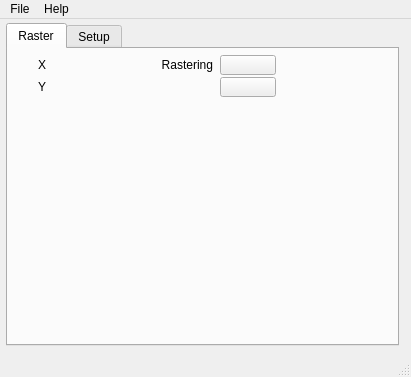
<?xml version="1.0" encoding="UTF-8"?>
<ui version="4.0">
 <class>MainWindow</class>
 <widget class="QMainWindow" name="MainWindow">
  <property name="geometry">
   <rect>
    <x>0</x>
    <y>0</y>
    <width>411</width>
    <height>377</height>
   </rect>
  </property>
  <property name="windowTitle">
   <string>MainWindow</string>
  </property>
  <widget class="QWidget" name="centralwidget">
   <widget class="QTabWidget" name="tabWidget">
    <property name="geometry">
     <rect>
      <x>6</x>
      <y>4</y>
      <width>393</width>
      <height>323</height>
     </rect>
    </property>
    <property name="currentIndex">
     <number>0</number>
    </property>
    <widget class="QWidget" name="tab">
     <attribute name="title">
      <string>Raster</string>
     </attribute>
     <widget class="QLabel" name="label_3">
      <property name="geometry">
       <rect>
        <x>142</x>
        <y>6</y>
        <width>63</width>
        <height>20</height>
       </rect>
      </property>
      <property name="text">
       <string>Rastering</string>
      </property>
      <property name="alignment">
       <set>Qt::AlignRight|Qt::AlignTrailing|Qt::AlignVCenter</set>
      </property>
     </widget>
     <widget class="CAButton" name="cabutton_2">
      <property name="geometry">
       <rect>
        <x>212</x>
        <y>28</y>
        <width>56</width>
        <height>20</height>
       </rect>
      </property>
      <property name="onText">
       <string>1</string>
      </property>
      <property name="offText">
       <string>0</string>
      </property>
      <property name="onLabel">
       <string>Reset</string>
      </property>
      <property name="offLabel">
       <string>Reset</string>
      </property>
      <property name="variable" stdset="0">
       <string>$(P):BO:RESET.RVAL</string>
      </property>
      <property name="variableSubstitutions" stdset="0">
       <string>P=CHA:XYM</string>
      </property>
      <property name="subscribe">
       <bool>true</bool>
      </property>
      <property name="literalLabel">
       <bool>true</bool>
      </property>
     </widget>
     <widget class="CAXYPlot" name="caxyplot">
      <property name="geometry">
       <rect>
        <x>12</x>
        <y>70</y>
        <width>200</width>
        <height>200</height>
       </rect>
      </property>
      <property name="frameShadow">
       <bool>false</bool>
      </property>
      <property name="autoScaleX">
       <bool>false</bool>
      </property>
      <property name="axisEnableX">
       <bool>true</bool>
      </property>
      <property name="gridEnableMajorX" stdset="0">
       <bool>true</bool>
      </property>
      <property name="gridEnableMinorX" stdset="0">
       <bool>true</bool>
      </property>
      <property name="xMin">
       <double>0.000000000000000</double>
      </property>
      <property name="xMax">
       <double>30.000000000000000</double>
      </property>
      <property name="nTicksMajorX">
       <number>3</number>
      </property>
      <property name="autoScaleY">
       <bool>false</bool>
      </property>
      <property name="gridEnableMajorY" stdset="0">
       <bool>true</bool>
      </property>
      <property name="gridEnableMinorY" stdset="0">
       <bool>true</bool>
      </property>
      <property name="yMin">
       <double>0.000000000000000</double>
      </property>
      <property name="yMax">
       <double>30.000000000000000</double>
      </property>
      <property name="nTicksMajorY">
       <number>3</number>
      </property>
      <property name="gridMajorColor" stdset="0">
       <color>
        <red>210</red>
        <green>210</green>
        <blue>215</blue>
       </color>
      </property>
      <property name="gridMinorColor" stdset="0">
       <color>
        <red>210</red>
        <green>210</green>
        <blue>215</blue>
       </color>
      </property>
      <property name="traceColor">
       <color>
        <red>255</red>
        <green>0</green>
        <blue>0</blue>
       </color>
      </property>
      <property name="traceStyle" stdset="0">
       <enum>XYPlot::Dots</enum>
      </property>
      <property name="pointStyle">
       <enum>XYPlot::Ellipse</enum>
      </property>
      <property name="XVariable" stdset="0">
       <string>$(P):AI:X:POS</string>
      </property>
      <property name="YVariable" stdset="0">
       <string>$(P):AI:Y:POS</string>
      </property>
      <property name="variableSubstitutions" stdset="0">
       <string>P=CHA:XYM</string>
      </property>
      <property name="displayAlarmState">
       <bool>false</bool>
      </property>
      <property name="refreshOnXandY" stdset="0">
       <bool>false</bool>
      </property>
      <property name="waveform" stdset="0">
       <bool>false</bool>
      </property>
     </widget>
     <widget class="CAButton" name="cabutton">
      <property name="geometry">
       <rect>
        <x>212</x>
        <y>6</y>
        <width>56</width>
        <height>20</height>
       </rect>
      </property>
      <property name="checkable">
       <bool>true</bool>
      </property>
      <property name="writeOnPress" stdset="0">
       <bool>false</bool>
      </property>
      <property name="writeOnClick" stdset="0">
       <bool>true</bool>
      </property>
      <property name="onText">
       <string>ON</string>
      </property>
      <property name="offText">
       <string>OFF</string>
      </property>
      <property name="variable" stdset="0">
       <string>$(P):BO:START</string>
      </property>
      <property name="variableSubstitutions" stdset="0">
       <string>P=CHA:XYM</string>
      </property>
      <property name="subscribe">
       <bool>true</bool>
      </property>
      <property name="literalLabel">
       <bool>false</bool>
      </property>
     </widget>
     <widget class="QLabel" name="label">
      <property name="geometry">
       <rect>
        <x>22</x>
        <y>8</y>
        <width>16</width>
        <height>16</height>
       </rect>
      </property>
      <property name="text">
       <string>X</string>
      </property>
      <property name="alignment">
       <set>Qt::AlignRight|Qt::AlignTrailing|Qt::AlignVCenter</set>
      </property>
     </widget>
     <widget class="QELabel" name="qelabel_2">
      <property name="geometry">
       <rect>
        <x>40</x>
        <y>30</y>
        <width>81</width>
        <height>16</height>
       </rect>
      </property>
      <property name="variable" stdset="0">
       <string>$(P):AI:Y:POS</string>
      </property>
      <property name="variableSubstitutions" stdset="0">
       <string>P=CHA:XYM</string>
      </property>
      <property name="displayAlarmStateOption" stdset="0">
       <enum>QELabel::WhenInAlarm</enum>
      </property>
     </widget>
     <widget class="QELabel" name="qelabel">
      <property name="geometry">
       <rect>
        <x>40</x>
        <y>8</y>
        <width>81</width>
        <height>16</height>
       </rect>
      </property>
      <property name="variable" stdset="0">
       <string>$(P):AI:X:POS</string>
      </property>
      <property name="variableSubstitutions" stdset="0">
       <string>P=CHA:XYM</string>
      </property>
      <property name="displayAlarmStateOption" stdset="0">
       <enum>QELabel::WhenInAlarm</enum>
      </property>
     </widget>
     <widget class="QLabel" name="label_2">
      <property name="geometry">
       <rect>
        <x>22</x>
        <y>30</y>
        <width>16</width>
        <height>16</height>
       </rect>
      </property>
      <property name="text">
       <string>Y</string>
      </property>
      <property name="alignment">
       <set>Qt::AlignRight|Qt::AlignTrailing|Qt::AlignVCenter</set>
      </property>
     </widget>
    </widget>
    <widget class="QWidget" name="tab_2">
     <attribute name="title">
      <string>Setup</string>
     </attribute>
     <widget class="QGroupBox" name="groupBox">
      <property name="geometry">
       <rect>
        <x>10</x>
        <y>8</y>
        <width>373</width>
        <height>121</height>
       </rect>
      </property>
      <property name="title">
       <string>X Axis</string>
      </property>
      <widget class="QELabel" name="qelabel_3">
       <property name="geometry">
        <rect>
         <x>14</x>
         <y>26</y>
         <width>119</width>
         <height>20</height>
        </rect>
       </property>
       <property name="alignment">
        <set>Qt::AlignRight|Qt::AlignTrailing|Qt::AlignVCenter</set>
       </property>
       <property name="variable" stdset="0">
        <string>$(P):AO:X0.DESC</string>
       </property>
       <property name="variableSubstitutions" stdset="0">
        <string>P=CHA:XYM</string>
       </property>
       <property name="displayAlarmStateOption" stdset="0">
        <enum>QELabel::Never</enum>
       </property>
      </widget>
      <widget class="QELineEdit" name="qelineedit">
       <property name="geometry">
        <rect>
         <x>140</x>
         <y>26</y>
         <width>51</width>
         <height>20</height>
        </rect>
       </property>
       <property name="variable" stdset="0">
        <string>$(P):AO:X0</string>
       </property>
       <property name="variableSubstitutions" stdset="0">
        <string>P=CHA:XYM</string>
       </property>
       <property name="displayAlarmStateOption" stdset="0">
        <enum>QEGenericEdit::Never</enum>
       </property>
      </widget>
      <widget class="QELabel" name="qelabel_4">
       <property name="geometry">
        <rect>
         <x>14</x>
         <y>50</y>
         <width>119</width>
         <height>20</height>
        </rect>
       </property>
       <property name="alignment">
        <set>Qt::AlignRight|Qt::AlignTrailing|Qt::AlignVCenter</set>
       </property>
       <property name="variable" stdset="0">
        <string>$(P):AO:X1.DESC</string>
       </property>
       <property name="variableSubstitutions" stdset="0">
        <string>P=CHA:XYM</string>
       </property>
       <property name="displayAlarmStateOption" stdset="0">
        <enum>QELabel::Never</enum>
       </property>
      </widget>
      <widget class="QELineEdit" name="qelineedit_2">
       <property name="geometry">
        <rect>
         <x>140</x>
         <y>50</y>
         <width>51</width>
         <height>20</height>
        </rect>
       </property>
       <property name="variable" stdset="0">
        <string>$(P):AO:X1</string>
       </property>
       <property name="variableSubstitutions" stdset="0">
        <string>P=CHA:XYM</string>
       </property>
       <property name="displayAlarmStateOption" stdset="0">
        <enum>QEGenericEdit::Never</enum>
       </property>
      </widget>
      <widget class="QELabel" name="qelabel_5">
       <property name="geometry">
        <rect>
         <x>14</x>
         <y>74</y>
         <width>119</width>
         <height>20</height>
        </rect>
       </property>
       <property name="alignment">
        <set>Qt::AlignRight|Qt::AlignTrailing|Qt::AlignVCenter</set>
       </property>
       <property name="variable" stdset="0">
        <string>$(P):LI:X:VELO.DESC</string>
       </property>
       <property name="variableSubstitutions" stdset="0">
        <string>P=CHA:XYM</string>
       </property>
       <property name="displayAlarmStateOption" stdset="0">
        <enum>QELabel::Never</enum>
       </property>
      </widget>
      <widget class="QELineEdit" name="qelineedit_3">
       <property name="geometry">
        <rect>
         <x>140</x>
         <y>74</y>
         <width>51</width>
         <height>20</height>
        </rect>
       </property>
       <property name="variable" stdset="0">
        <string>$(P):LO:X:VELO</string>
       </property>
       <property name="variableSubstitutions" stdset="0">
        <string>P=CHA:XYM</string>
       </property>
       <property name="displayAlarmStateOption" stdset="0">
        <enum>QEGenericEdit::Never</enum>
       </property>
      </widget>
      <widget class="QELineEdit" name="qelineedit_4">
       <property name="geometry">
        <rect>
         <x>280</x>
         <y>26</y>
         <width>51</width>
         <height>20</height>
        </rect>
       </property>
       <property name="variable" stdset="0">
        <string>$(P):AO:X:SET</string>
       </property>
       <property name="variableSubstitutions" stdset="0">
        <string>P=CHA:XYM</string>
       </property>
       <property name="displayAlarmStateOption" stdset="0">
        <enum>QEGenericEdit::Never</enum>
       </property>
      </widget>
      <widget class="QELabel" name="qelabel_6">
       <property name="geometry">
        <rect>
         <x>196</x>
         <y>26</y>
         <width>80</width>
         <height>20</height>
        </rect>
       </property>
       <property name="alignment">
        <set>Qt::AlignRight|Qt::AlignTrailing|Qt::AlignVCenter</set>
       </property>
       <property name="variable" stdset="0">
        <string>$(P):AI:X:SET.DESC</string>
       </property>
       <property name="variableSubstitutions" stdset="0">
        <string>P=CHA:XYM</string>
       </property>
       <property name="displayAlarmStateOption" stdset="0">
        <enum>QELabel::Never</enum>
       </property>
      </widget>
      <widget class="QELabel" name="qelabel_7">
       <property name="geometry">
        <rect>
         <x>196</x>
         <y>50</y>
         <width>80</width>
         <height>20</height>
        </rect>
       </property>
       <property name="alignment">
        <set>Qt::AlignRight|Qt::AlignTrailing|Qt::AlignVCenter</set>
       </property>
       <property name="variable" stdset="0">
        <string>$(P):LI:X:SBYTE.DESC</string>
       </property>
       <property name="variableSubstitutions" stdset="0">
        <string>P=CHA:XYM</string>
       </property>
       <property name="displayAlarmStateOption" stdset="0">
        <enum>QELabel::Never</enum>
       </property>
      </widget>
      <widget class="QELabel" name="qelabel_8">
       <property name="geometry">
        <rect>
         <x>196</x>
         <y>74</y>
         <width>80</width>
         <height>20</height>
        </rect>
       </property>
       <property name="alignment">
        <set>Qt::AlignRight|Qt::AlignTrailing|Qt::AlignVCenter</set>
       </property>
       <property name="variable" stdset="0">
        <string>$(P):LI:X:SWORD.DESC</string>
       </property>
       <property name="variableSubstitutions" stdset="0">
        <string>P=CHA:XYM</string>
       </property>
       <property name="displayAlarmStateOption" stdset="0">
        <enum>QELabel::Never</enum>
       </property>
      </widget>
      <widget class="QELabel" name="qelabel_9">
       <property name="geometry">
        <rect>
         <x>280</x>
         <y>50</y>
         <width>26</width>
         <height>20</height>
        </rect>
       </property>
       <property name="variable" stdset="0">
        <string>$(P):LI:X:SBYTE</string>
       </property>
       <property name="variableSubstitutions" stdset="0">
        <string>P=CHA:XYM</string>
       </property>
       <property name="displayAlarmStateOption" stdset="0">
        <enum>QELabel::WhenInAlarm</enum>
       </property>
       <property name="radix">
        <UInt>16</UInt>
       </property>
      </widget>
      <widget class="QELabel" name="qelabel_10">
       <property name="geometry">
        <rect>
         <x>280</x>
         <y>74</y>
         <width>26</width>
         <height>20</height>
        </rect>
       </property>
       <property name="variable" stdset="0">
        <string>$(P):LI:X:SWORD</string>
       </property>
       <property name="variableSubstitutions" stdset="0">
        <string>P=CHA:XYM</string>
       </property>
       <property name="displayAlarmStateOption" stdset="0">
        <enum>QELabel::WhenInAlarm</enum>
       </property>
       <property name="radix">
        <UInt>16</UInt>
       </property>
      </widget>
      <widget class="QELabel" name="qelabel_11">
       <property name="geometry">
        <rect>
         <x>196</x>
         <y>98</y>
         <width>80</width>
         <height>20</height>
        </rect>
       </property>
       <property name="alignment">
        <set>Qt::AlignRight|Qt::AlignTrailing|Qt::AlignVCenter</set>
       </property>
       <property name="variable" stdset="0">
        <string>$(P):LI:X:MOV.DESC</string>
       </property>
       <property name="variableSubstitutions" stdset="0">
        <string>P=CHA:XYM</string>
       </property>
       <property name="displayAlarmStateOption" stdset="0">
        <enum>QELabel::Never</enum>
       </property>
      </widget>
      <widget class="QELabel" name="qelabel_12">
       <property name="geometry">
        <rect>
         <x>280</x>
         <y>98</y>
         <width>26</width>
         <height>20</height>
        </rect>
       </property>
       <property name="variable" stdset="0">
        <string>$(P):LI:X:MOV</string>
       </property>
       <property name="variableSubstitutions" stdset="0">
        <string>P=CHA:XYM</string>
       </property>
       <property name="displayAlarmStateOption" stdset="0">
        <enum>QELabel::WhenInAlarm</enum>
       </property>
       <property name="radix">
        <UInt>10</UInt>
       </property>
      </widget>
      <widget class="CAButton" name="cabutton_3">
       <property name="geometry">
        <rect>
         <x>334</x>
         <y>26</y>
         <width>31</width>
         <height>20</height>
        </rect>
       </property>
       <property name="onText">
        <string>1</string>
       </property>
       <property name="offText">
        <string>0</string>
       </property>
       <property name="variable" stdset="0">
        <string>$(P):BO:X:GO</string>
       </property>
       <property name="variableSubstitutions" stdset="0">
        <string>P=CHA:XYM</string>
       </property>
       <property name="subscribe">
        <bool>true</bool>
       </property>
      </widget>
     </widget>
     <widget class="QGroupBox" name="groupBox_2">
      <property name="geometry">
       <rect>
        <x>10</x>
        <y>134</y>
        <width>373</width>
        <height>125</height>
       </rect>
      </property>
      <property name="title">
       <string>Y Axis</string>
      </property>
      <widget class="QELabel" name="qelabel_13">
       <property name="geometry">
        <rect>
         <x>14</x>
         <y>24</y>
         <width>119</width>
         <height>20</height>
        </rect>
       </property>
       <property name="alignment">
        <set>Qt::AlignRight|Qt::AlignTrailing|Qt::AlignVCenter</set>
       </property>
       <property name="variable" stdset="0">
        <string>$(P):AO:Y0.DESC</string>
       </property>
       <property name="variableSubstitutions" stdset="0">
        <string>P=CHA:XYM</string>
       </property>
       <property name="displayAlarmStateOption" stdset="0">
        <enum>QELabel::Never</enum>
       </property>
      </widget>
      <widget class="QELineEdit" name="qelineedit_5">
       <property name="geometry">
        <rect>
         <x>140</x>
         <y>24</y>
         <width>51</width>
         <height>20</height>
        </rect>
       </property>
       <property name="variable" stdset="0">
        <string>$(P):AO:Y0</string>
       </property>
       <property name="variableSubstitutions" stdset="0">
        <string>P=CHA:XYM</string>
       </property>
       <property name="displayAlarmStateOption" stdset="0">
        <enum>QEGenericEdit::Never</enum>
       </property>
      </widget>
      <widget class="QELabel" name="qelabel_14">
       <property name="geometry">
        <rect>
         <x>20</x>
         <y>48</y>
         <width>113</width>
         <height>20</height>
        </rect>
       </property>
       <property name="alignment">
        <set>Qt::AlignRight|Qt::AlignTrailing|Qt::AlignVCenter</set>
       </property>
       <property name="variable" stdset="0">
        <string>$(P):AO:Y1.DESC</string>
       </property>
       <property name="variableSubstitutions" stdset="0">
        <string>P=CHA:XYM</string>
       </property>
       <property name="displayAlarmStateOption" stdset="0">
        <enum>QELabel::Never</enum>
       </property>
      </widget>
      <widget class="QELineEdit" name="qelineedit_6">
       <property name="geometry">
        <rect>
         <x>140</x>
         <y>48</y>
         <width>51</width>
         <height>20</height>
        </rect>
       </property>
       <property name="variable" stdset="0">
        <string>$(P):AO:Y1</string>
       </property>
       <property name="variableSubstitutions" stdset="0">
        <string>P=CHA:XYM</string>
       </property>
       <property name="displayAlarmStateOption" stdset="0">
        <enum>QEGenericEdit::Never</enum>
       </property>
      </widget>
      <widget class="QELabel" name="qelabel_15">
       <property name="geometry">
        <rect>
         <x>50</x>
         <y>72</y>
         <width>83</width>
         <height>20</height>
        </rect>
       </property>
       <property name="alignment">
        <set>Qt::AlignRight|Qt::AlignTrailing|Qt::AlignVCenter</set>
       </property>
       <property name="variable" stdset="0">
        <string>$(P):AO:Y:INC.DESC</string>
       </property>
       <property name="variableSubstitutions" stdset="0">
        <string>P=CHA:XYM</string>
       </property>
       <property name="displayAlarmStateOption" stdset="0">
        <enum>QELabel::Never</enum>
       </property>
      </widget>
      <widget class="QELineEdit" name="qelineedit_7">
       <property name="geometry">
        <rect>
         <x>140</x>
         <y>72</y>
         <width>51</width>
         <height>20</height>
        </rect>
       </property>
       <property name="variable" stdset="0">
        <string>$(P):AO:Y:INC</string>
       </property>
       <property name="variableSubstitutions" stdset="0">
        <string>P=CHA:XYM</string>
       </property>
       <property name="displayAlarmStateOption" stdset="0">
        <enum>QEGenericEdit::Never</enum>
       </property>
      </widget>
      <widget class="QELineEdit" name="qelineedit_8">
       <property name="geometry">
        <rect>
         <x>280</x>
         <y>24</y>
         <width>51</width>
         <height>20</height>
        </rect>
       </property>
       <property name="variable" stdset="0">
        <string>$(P):AO:Y:SET</string>
       </property>
       <property name="variableSubstitutions" stdset="0">
        <string>P=CHA:XYM</string>
       </property>
       <property name="displayAlarmStateOption" stdset="0">
        <enum>QEGenericEdit::Never</enum>
       </property>
      </widget>
      <widget class="QELabel" name="qelabel_16">
       <property name="geometry">
        <rect>
         <x>196</x>
         <y>24</y>
         <width>80</width>
         <height>20</height>
        </rect>
       </property>
       <property name="alignment">
        <set>Qt::AlignRight|Qt::AlignTrailing|Qt::AlignVCenter</set>
       </property>
       <property name="variable" stdset="0">
        <string>$(P):AI:Y:SET.DESC</string>
       </property>
       <property name="variableSubstitutions" stdset="0">
        <string>P=CHA:XYM</string>
       </property>
       <property name="displayAlarmStateOption" stdset="0">
        <enum>QELabel::Never</enum>
       </property>
      </widget>
      <widget class="QELabel" name="qelabel_17">
       <property name="geometry">
        <rect>
         <x>196</x>
         <y>48</y>
         <width>80</width>
         <height>20</height>
        </rect>
       </property>
       <property name="alignment">
        <set>Qt::AlignRight|Qt::AlignTrailing|Qt::AlignVCenter</set>
       </property>
       <property name="variable" stdset="0">
        <string>$(P):LI:Y:SBYTE.DESC</string>
       </property>
       <property name="variableSubstitutions" stdset="0">
        <string>P=CHA:XYM</string>
       </property>
       <property name="displayAlarmStateOption" stdset="0">
        <enum>QELabel::Never</enum>
       </property>
      </widget>
      <widget class="QELabel" name="qelabel_18">
       <property name="geometry">
        <rect>
         <x>196</x>
         <y>72</y>
         <width>80</width>
         <height>20</height>
        </rect>
       </property>
       <property name="alignment">
        <set>Qt::AlignRight|Qt::AlignTrailing|Qt::AlignVCenter</set>
       </property>
       <property name="variable" stdset="0">
        <string>$(P):LI:Y:SWORD.DESC</string>
       </property>
       <property name="variableSubstitutions" stdset="0">
        <string>P=CHA:XYM</string>
       </property>
       <property name="displayAlarmStateOption" stdset="0">
        <enum>QELabel::Never</enum>
       </property>
      </widget>
      <widget class="QELabel" name="qelabel_19">
       <property name="geometry">
        <rect>
         <x>280</x>
         <y>48</y>
         <width>26</width>
         <height>20</height>
        </rect>
       </property>
       <property name="variable" stdset="0">
        <string>$(P):LI:Y:SBYTE</string>
       </property>
       <property name="variableSubstitutions" stdset="0">
        <string>P=CHA:XYM</string>
       </property>
       <property name="displayAlarmStateOption" stdset="0">
        <enum>QELabel::WhenInAlarm</enum>
       </property>
       <property name="radix">
        <UInt>16</UInt>
       </property>
      </widget>
      <widget class="QELabel" name="qelabel_20">
       <property name="geometry">
        <rect>
         <x>280</x>
         <y>72</y>
         <width>26</width>
         <height>20</height>
        </rect>
       </property>
       <property name="variable" stdset="0">
        <string>$(P):LI:Y:SWORD</string>
       </property>
       <property name="variableSubstitutions" stdset="0">
        <string>P=CHA:XYM</string>
       </property>
       <property name="displayAlarmStateOption" stdset="0">
        <enum>QELabel::WhenInAlarm</enum>
       </property>
       <property name="radix">
        <UInt>16</UInt>
       </property>
      </widget>
      <widget class="QELabel" name="qelabel_21">
       <property name="geometry">
        <rect>
         <x>196</x>
         <y>96</y>
         <width>80</width>
         <height>20</height>
        </rect>
       </property>
       <property name="alignment">
        <set>Qt::AlignRight|Qt::AlignTrailing|Qt::AlignVCenter</set>
       </property>
       <property name="variable" stdset="0">
        <string>$(P):LI:Y:MOV.DESC</string>
       </property>
       <property name="variableSubstitutions" stdset="0">
        <string>P=CHA:XYM</string>
       </property>
       <property name="displayAlarmStateOption" stdset="0">
        <enum>QELabel::Never</enum>
       </property>
      </widget>
      <widget class="QELabel" name="qelabel_22">
       <property name="geometry">
        <rect>
         <x>280</x>
         <y>96</y>
         <width>26</width>
         <height>20</height>
        </rect>
       </property>
       <property name="variable" stdset="0">
        <string>$(P):LI:Y:MOV</string>
       </property>
       <property name="variableSubstitutions" stdset="0">
        <string>P=CHA:XYM</string>
       </property>
       <property name="displayAlarmStateOption" stdset="0">
        <enum>QELabel::WhenInAlarm</enum>
       </property>
       <property name="radix">
        <UInt>10</UInt>
       </property>
      </widget>
      <widget class="QELabel" name="qelabel_23">
       <property name="geometry">
        <rect>
         <x>50</x>
         <y>96</y>
         <width>83</width>
         <height>20</height>
        </rect>
       </property>
       <property name="alignment">
        <set>Qt::AlignRight|Qt::AlignTrailing|Qt::AlignVCenter</set>
       </property>
       <property name="variable" stdset="0">
        <string>$(P):LI:Y:VELO.DESC</string>
       </property>
       <property name="variableSubstitutions" stdset="0">
        <string>P=CHA:XYM</string>
       </property>
       <property name="displayAlarmStateOption" stdset="0">
        <enum>QELabel::Never</enum>
       </property>
      </widget>
      <widget class="QELineEdit" name="qelineedit_9">
       <property name="geometry">
        <rect>
         <x>140</x>
         <y>96</y>
         <width>51</width>
         <height>20</height>
        </rect>
       </property>
       <property name="variable" stdset="0">
        <string>$(P):LO:Y:VELO</string>
       </property>
       <property name="variableSubstitutions" stdset="0">
        <string>P=CHA:XYM</string>
       </property>
       <property name="displayAlarmStateOption" stdset="0">
        <enum>QEGenericEdit::Never</enum>
       </property>
      </widget>
      <widget class="CAButton" name="cabutton_4">
       <property name="geometry">
        <rect>
         <x>334</x>
         <y>24</y>
         <width>31</width>
         <height>20</height>
        </rect>
       </property>
       <property name="onText">
        <string>1</string>
       </property>
       <property name="offText">
        <string>0</string>
       </property>
       <property name="variable" stdset="0">
        <string>$(P):BO:Y:GO</string>
       </property>
       <property name="variableSubstitutions" stdset="0">
        <string>P=CHA:XYM</string>
       </property>
       <property name="subscribe">
        <bool>true</bool>
       </property>
      </widget>
     </widget>
     <widget class="QPushButton" name="xyMotPB">
      <property name="geometry">
       <rect>
        <x>270</x>
        <y>266</y>
        <width>80</width>
        <height>23</height>
       </rect>
      </property>
      <property name="text">
       <string>XY Motors</string>
      </property>
     </widget>
    </widget>
   </widget>
  </widget>
  <widget class="QMenuBar" name="menubar">
   <property name="geometry">
    <rect>
     <x>0</x>
     <y>0</y>
     <width>411</width>
     <height>20</height>
    </rect>
   </property>
   <widget class="QMenu" name="menuFile">
    <property name="title">
     <string>File</string>
    </property>
    <addaction name="actionQuit"/>
   </widget>
   <widget class="QMenu" name="menuHelp">
    <property name="title">
     <string>Help</string>
    </property>
    <addaction name="actionHelp"/>
    <addaction name="actionAbout"/>
   </widget>
   <addaction name="menuFile"/>
   <addaction name="menuHelp"/>
  </widget>
  <widget class="QStatusBar" name="statusbar"/>
  <action name="actionQuit">
   <property name="text">
    <string>Quit</string>
   </property>
  </action>
  <action name="actionHelp">
   <property name="text">
    <string>Help</string>
   </property>
  </action>
  <action name="actionAbout">
   <property name="text">
    <string>About</string>
   </property>
  </action>
 </widget>
 <customwidgets>
  <customwidget>
   <class>AButton</class>
   <extends>QPushButton</extends>
   <header>abutton.h</header>
  </customwidget>
  <customwidget>
   <class>CAButton</class>
   <extends>AButton</extends>
   <header>cabutton.h</header>
  </customwidget>
  <customwidget>
   <class>XYPlot</class>
   <extends>QFrame</extends>
   <header>xyplot.h</header>
  </customwidget>
  <customwidget>
   <class>CAXYPlot</class>
   <extends>XYPlot</extends>
   <header>caxyplot.h</header>
  </customwidget>
  <customwidget>
   <class>QELabel</class>
   <extends>QLabel</extends>
   <header>QELabel.h</header>
  </customwidget>
  <customwidget>
   <class>QELineEdit</class>
   <extends>QLineEdit</extends>
   <header>QELineEdit.h</header>
  </customwidget>
 </customwidgets>
 <resources/>
 <connections/>
</ui>
